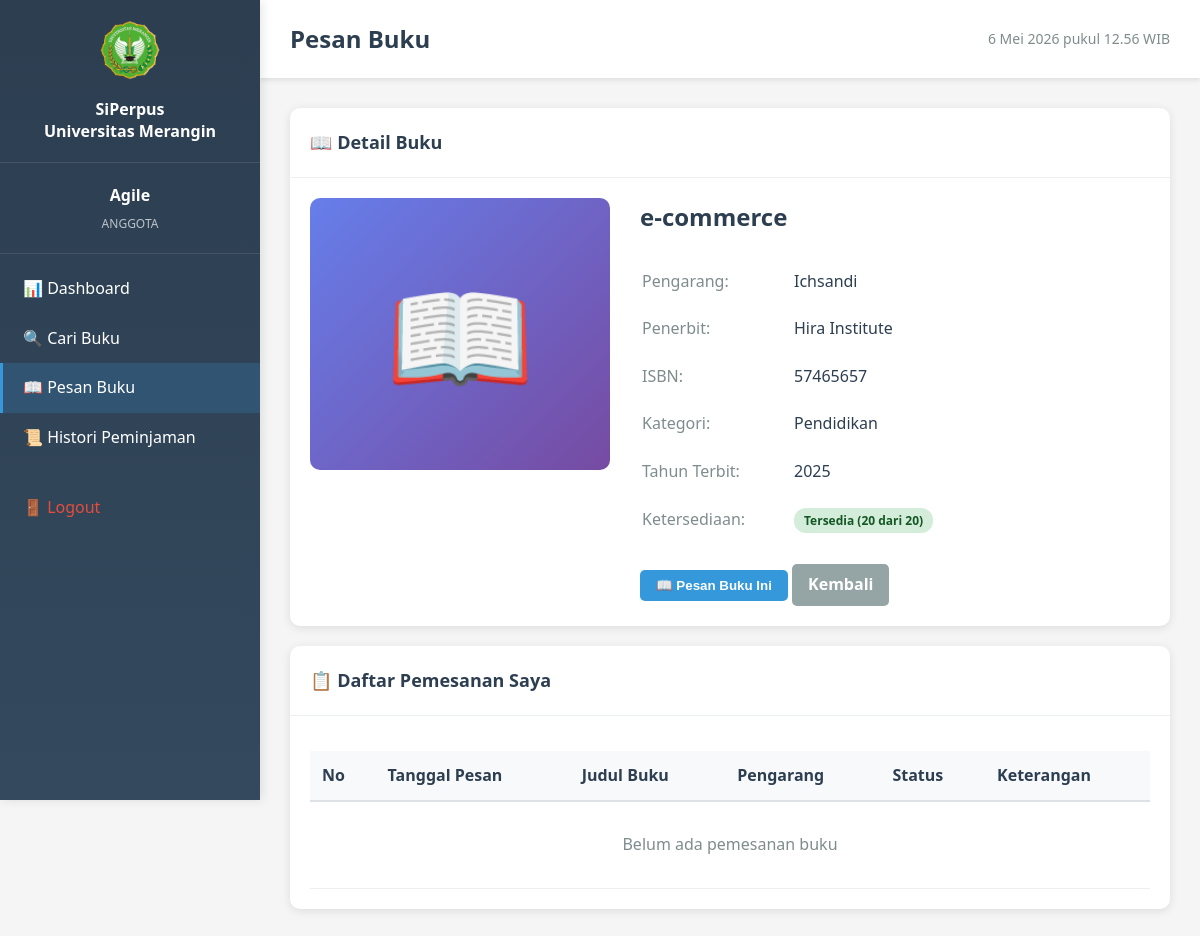
The page /anggota/pesan-buku.php?id=2 (signed in) on the database its author committed.
### tables this page shows
CREATE TABLE `buku` (
  `id_buku` int(11) NOT NULL,
  `judul` varchar(200) NOT NULL,
  `pengarang` varchar(100) DEFAULT NULL,
  `penerbit` varchar(100) DEFAULT NULL,
  `isbn` varchar(20) DEFAULT NULL,
  `kategori` varchar(50) DEFAULT NULL,
  `tahun_terbit` year(4) DEFAULT NULL,
  `jumlah_total` int(11) NOT NULL,
  `jumlah_tersedia` int(11) NOT NULL,
  `status` enum('tersedia','dipinjam','rusak') DEFAULT 'tersedia',
  `created_at` timestamp NOT NULL DEFAULT current_timestamp()
);

### config/database.php (called while the page is built, shortened)
<?php
$conn = mysqli_connect(DB_HOST, DB_USER, DB_PASS, DB_NAME);
mysqli_set_charset($conn, "utf8");
function query($sql) {
    global $conn;
    $result = mysqli_query($conn, $sql);
    return $result;
}
?>

### anggota/pesan-buku.php (the view, shortened to what this page needs)
<?php
require_once '../config/database.php';
$anggota = mysqli_fetch_assoc(query("SELECT * FROM anggota WHERE id_user = {$_SESSION['user_id']}"));
$id_anggota = $anggota['id_anggota'];
$buku = null;
if (isset($_GET['id'])) {
    $id_buku = (int)$_GET['id'];
    $buku = mysqli_fetch_assoc(query("SELECT * FROM buku WHERE id_buku = $id_buku"));
}
$pemesanan_list = query("SELECT p.*, b.judul, b.pengarang
                         FROM pemesanan p
                         JOIN buku b ON p.id_buku = b.id_buku
                         WHERE p.id_anggota = $id_anggota
                         ORDER BY p.tanggal_pesan DESC");
include '../includes/header.php';
?>
<?php if ($buku): ?>
<div class="card">
    <div class="card-header">
        <h3>📖 Detail Buku</h3>
    </div>
    <div class="card-body">
        <div class="buku-detail">
            <div class="buku-cover-large">
                📖
            </div>
            <div class="buku-info-detail">
                <h2><?php echo $buku['judul']; ?></h2>
                <table class="info-table">
                    <tr>
                        <th>Pengarang:</th>
                        <td><?php echo $buku['pengarang']; ?></td>
                    </tr>
                    <tr>
                        <th>Penerbit:</th>
                        <td><?php echo $buku['penerbit']; ?></td>
                    </tr>
                    <tr>
                        <th>ISBN:</th>
                        <td><?php echo $buku['isbn']; ?></td>
                    </tr>
                    <tr>
                        <th>Kategori:</th>
                        <td><?php echo $buku['kategori']; ?></td>
                    </tr>
                    <tr>
                        <th>Tahun Terbit:</th>
                        <td><?php echo $buku['tahun_terbit']; ?></td>
                    </tr>
                    <tr>
                        <th>Ketersediaan:</th>
                        <td>
                            <?php if ($buku['jumlah_tersedia'] > 0): ?>
                                <span class="badge badge-success">Tersedia (<?php echo $buku['jumlah_tersedia']; ?> dari <?php echo $buku['jumlah_total']; ?>)</span>
                            <?php else: ?>
                                <span class="badge badge-danger">Tidak Tersedia</span>
                            <?php endif; ?>
                        </td>
                    </tr>
                </table>
                <?php if ($buku['jumlah_tersedia'] > 0): ?>
                    <form method="POST" action="" style="margin-top: 20px;">
                        <button type="submit" class="btn btn-primary" onclick="return confirm('Apakah Anda yakin ingin memesan buku ini?')">
                            📖 Pesan Buku Ini
                        </button>
                        <a href="cari-buku.php" class="btn btn-secondary">Kembali</a>
                    </form>
                <?php else: ?>
                    <p style="color: #e74c3c; margin-top: 20px;">Buku tidak tersedia untuk dipinjam saat ini.</p>
                    <a href="cari-buku.php" class="btn btn-secondary">Kembali</a>
                <?php endif; ?>
            </div>
        </div>
    </div>
</div>
<?php endif; ?>
<div class="card mt-3">
    <div class="card-header">
        <h3>📋 Daftar Pemesanan Saya</h3>
    </div>
    <div class="card-body">
        <table class="table">
            <thead>
                <tr>
                    <th>No</th>
                    <th>Tanggal Pesan</th>
                    <th>Judul Buku</th>
                    <th>Pengarang</th>
                    <th>Status</th>
                    <th>Keterangan</th>
                </tr>
            </thead>
            <tbody>
                <?php
                $no = 1;
                if (mysqli_num_rows($pemesanan_list) > 0):
                    while($row = mysqli_fetch_assoc($pemesanan_list)):
                ?>
                <tr>
                    <td><?php echo $no++; ?></td>
                    <td><?php echo date('d/m/Y', strtotime($row['tanggal_pesan'])); ?></td>
                    <td><?php echo $row['judul']; ?></td>
                    <td><?php echo $row['pengarang']; ?></td>
                    <td>
                        <?php if ($row['status_pemesanan'] == 'menunggu'): ?>
                            <span class="badge badge-warning">Menunggu Verifikasi</span>
                        <?php elseif ($row['status_pemesanan'] == 'disetujui'): ?>
                            <span class="badge badge-success">Disetujui</span>
                        <?php else: ?>
                            <span class="badge badge-danger">Ditolak</span>
                        <?php endif; ?>
                    </td>
                    <td>
                        <?php if ($row['status_pemesanan'] == 'disetujui'): ?>
                            Silakan datang ke perpustakaan untuk meminjam buku
                        <?php elseif ($row['status_pemesanan'] == 'ditolak'): ?>
                            <?php echo $row['alasan_penolakan']; ?>
                        <?php else: ?>
                            -
                        <?php endif; ?>
                    </td>
                </tr>
                <?php
                    endwhile;
                else:
                ?>
                <tr>
                    <td colspan="6" style="text-align: center; color: #7f8c8d; padding: 30px;">
                        Belum ada pemesanan buku
                    </td>
                </tr>
                <?php endif; ?>
            </tbody>
        </table>
    </div>
</div>
<?php include '../includes/footer.php'; ?>

### assets/css/style.css (style rules this page uses)
* { margin: 0; padding: 0; box-sizing: border-box; }
body { font-family: "Segoe UI", Tahoma, Geneva, Verdana, sans-serif; line-height: 1.6; color: #333; background-color: #f5f5f5; }
.btn { padding: 12px 30px; text-decoration: none; border-radius: 5px; font-weight: 600; transition: all 0.3s; display: inline-block; }
.btn-primary { background-color: #fff; color: #34495e; border: 2px solid transparent; }
.btn-secondary { background-color: transparent; color: white; border: 2px solid white; }

### assets/css/dashboard.css (style rules this page uses)
.card { background: white; border-radius: 10px; box-shadow: 0 2px 10px rgba(0, 0, 0, 0.1); margin-bottom: 20px; }
.card-header { padding: 20px; border-bottom: 1px solid #ecf0f1; }
.card-header h3 { margin: 0; color: #2c3e50; font-size: 18px; }
.card-body { padding: 20px; }
.table { width: 100%; border-collapse: collapse; margin-top: 15px; }
.table thead { background-color: #f8f9fa; }
.table th { padding: 12px; text-align: left; font-weight: 600; color: #2c3e50; border-bottom: 2px solid #dee2e6; }
.table td { padding: 12px; border-bottom: 1px solid #ecf0f1; }
.badge { padding: 4px 10px; border-radius: 12px; font-size: 12px; font-weight: 600; }
.badge-success { background-color: #d4edda; color: #155724; }
.btn { padding: 8px 16px; border-radius: 5px; border: none; cursor: pointer; font-weight: 600; transition: all 0.3s; text-decoration: none; display: inline-block; }
.btn-primary { background-color: #3498db; color: white; }
.btn-secondary { background-color: #95a5a6; color: white; }
.mt-3 { margin-top: 20px; }

### anggota/pesan-buku.php (style rules this page uses)
.buku-detail { display: grid; grid-template-columns: 300px 1fr; gap: 30px; }
.buku-cover-large { text-align: center; font-size: 120px; padding: 40px; background: linear-gradient(135deg, #667eea 0%, #764ba2 100%); border-radius: 10px; height: fit-content; }
.buku-info-detail h2 { margin: 0 0 20px 0; color: #2c3e50; }
.info-table { width: 100%; }
.info-table th { width: 150px; padding: 10px 0; text-align: left; color: #7f8c8d; font-weight: 500; }
.info-table td { padding: 10px 0; color: #2c3e50; }

### rows shown on the page
buku: judul "e-commerce", pengarang "Ichsandi", penerbit "Hira Institute", isbn "57465657", kategori "Pendidikan", tahun_terbit "2025", jumlah_tersedia "20", jumlah_total "20"

### other values the page prints
$_SESSION['nama_lengkap'] "Agile"
$_SESSION['role'] "ANGGOTA"
$page_title "Pesan Buku"
